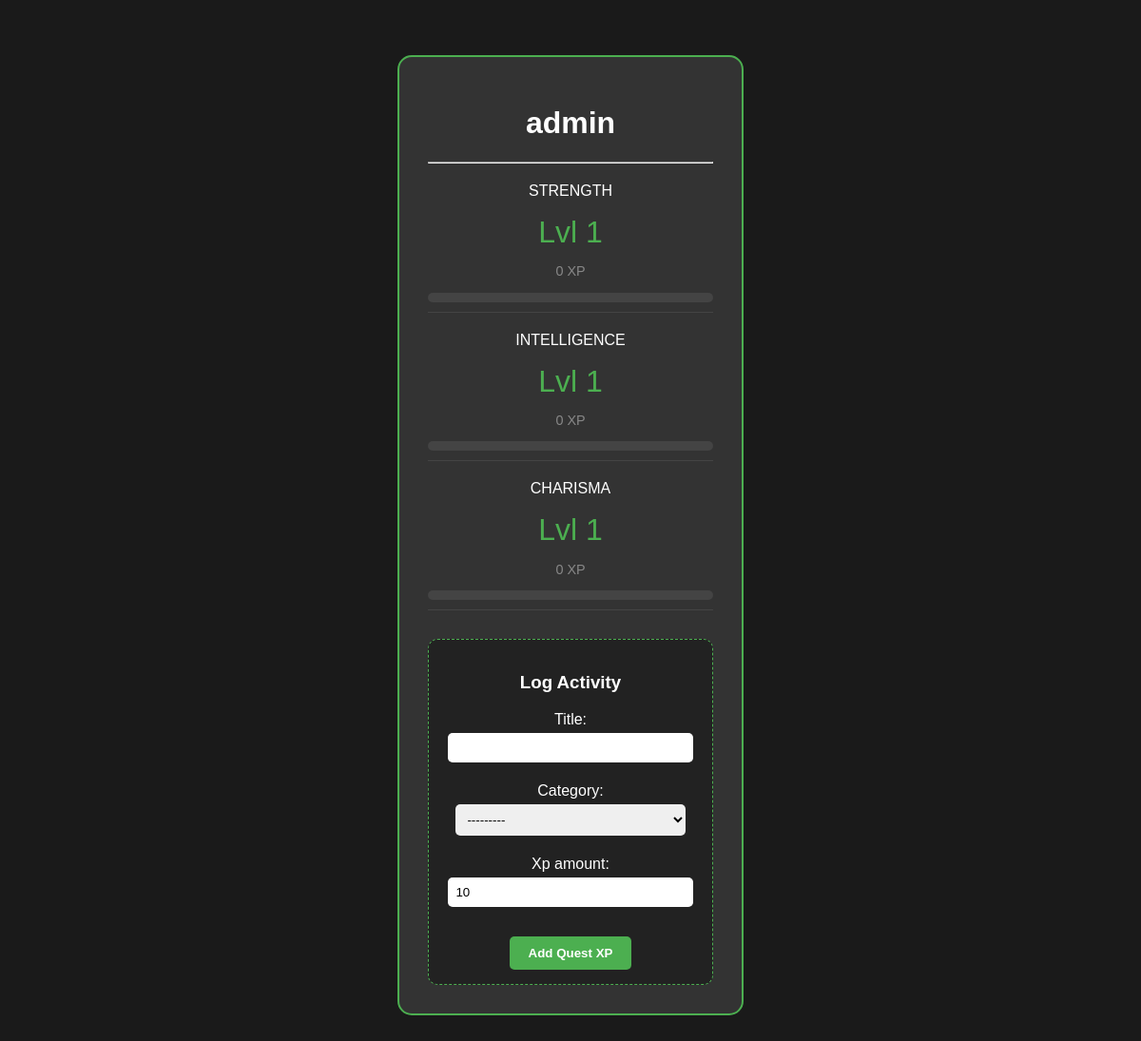
The page /profile/ (signed in) on the database as committed earlier.
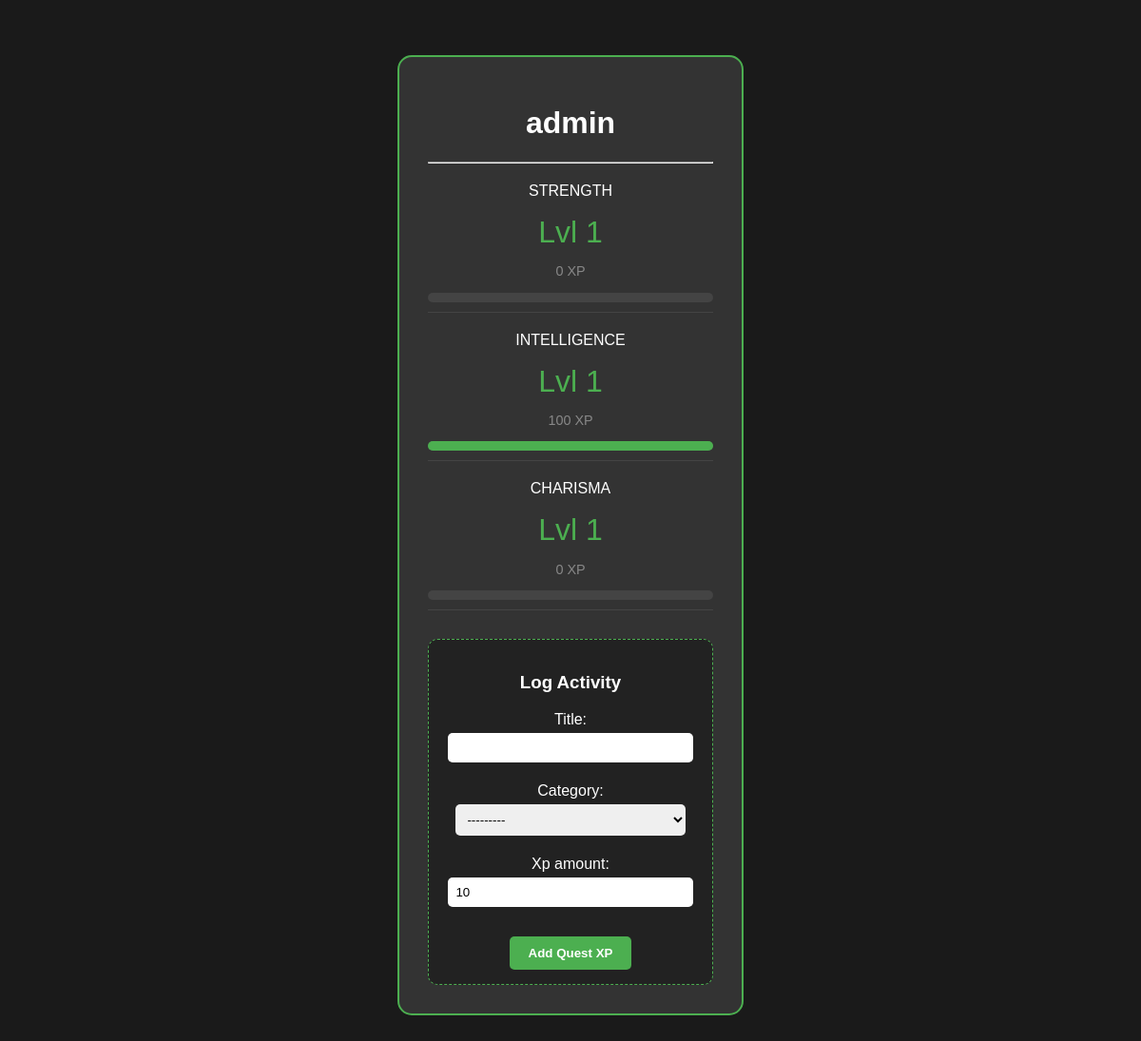
The same page on the database as committed later.
### tracker/models.py (models this page shows, shortened)
class Profile(models.Model):
    user = models.OneToOneField(User, on_delete=models.CASCADE)
    strength = models.IntegerField(default=1)
    intelligence = models.IntegerField(default=1)
    charisma = models.IntegerField(default=1)
    str_xp = models.IntegerField(default=0)
    int_xp = models.IntegerField(default=0)
    cha_xp = models.IntegerField(default=0)

### tracker/views.py (the view)
# urls.py: path('profile/', profile_view, name='profile'),
def profile_view(request):
    profile = Profile.objects.get(user=request.user)
    if request.method == 'POST':
        form = ActivityForm(request.POST)
        if form.is_valid():
            activity = form.save(commit=False)
            activity.user = request.user
            activity.save()
            return redirect('profile')
    else:
        form = ActivityForm()
    def get_prog(xp, lvl):
        next_lvl_xp = (lvl ** 2) * 100
        return min(int((xp / next_lvl_xp) * 100), 100)
    context = {
        'profile': profile,
        'form': form,  # Pass the form to the template
        'str_prog': get_prog(profile.str_xp, profile.strength),
        'int_prog': get_prog(profile.int_xp, profile.intelligence),
        'cha_prog': get_prog(profile.cha_xp, profile.charisma),
    }
    return render(request, 'tracker/profile.html', context)

### tracker/forms.py
class ActivityForm(forms.ModelForm):
    class Meta:
        model = Activity
        fields = ['title', 'category', 'xp_amount']

### tracker/templates/tracker/profile.html (shortened to what this page needs)
<!DOCTYPE html>
<html>
<head>
</head>
<body>
    <div class="card">
        <h1>{{ profile.user.username }}</h1>
        <hr>
        <div class="stat">
            <p>STRENGTH</p>
            <p class="level">Lvl {{ profile.strength }}</p>
            <p class="xp">{{ profile.str_xp }} XP</p>
            <div class="progress-bg">
            </div>
        </div>
        <div class="stat">
            <p>INTELLIGENCE</p>
            <p class="level">Lvl {{ profile.intelligence }}</p>
            <p class="xp">{{ profile.int_xp }} XP</p>
            <div class="progress-bg">
                <div class="progress-fill" style="width: {{ int_prog }}%;"></div>
            </div>
        </div>
        <div class="stat">
            <p>CHARISMA</p>
            <p class="level">Lvl {{ profile.charisma }}</p>
            <p class="xp">{{ profile.cha_xp }} XP</p>
            <div class="progress-bg">
            </div>
        </div>
        <div class="log-box">
            <h3>Log Activity</h3>
            <form method="POST">
                {{ form.as_p }}
                <button type="submit" class="btn">Add Quest XP</button>
            </form>
        </div>
    </div>
</body>
</html>

Rows that differ between the two databases and show on the page:
changed Profile "admin": int_xp "0" → "100"
